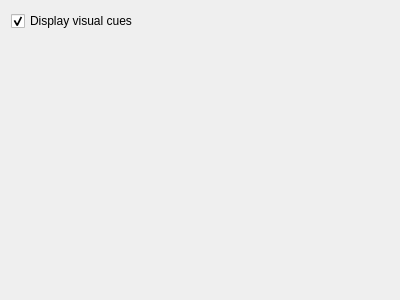
<?xml version="1.0" encoding="UTF-8"?>
<ui version="4.0">
 <class>NavigateSettingsWidget</class>
 <widget class="QWidget" name="NavigateSettingsWidget">
  <property name="geometry">
   <rect>
    <x>0</x>
    <y>0</y>
    <width>400</width>
    <height>300</height>
   </rect>
  </property>
  <property name="windowTitle">
   <string>Form</string>
  </property>
  <layout class="QVBoxLayout" name="verticalLayout">
   <item>
    <widget class="QCheckBox" name="eyeCandyCheckBox">
     <property name="accessibleDescription">
      <string extracomment="Should the navigate tool display visual cues about the action taking place?"/>
     </property>
     <property name="text">
      <string>Display visual cues</string>
     </property>
     <property name="checked">
      <bool>true</bool>
     </property>
    </widget>
   </item>
   <item>
    <spacer name="verticalSpacer">
     <property name="orientation">
      <enum>Qt::Vertical</enum>
     </property>
     <property name="sizeHint" stdset="0">
      <size>
       <width>20</width>
       <height>262</height>
      </size>
     </property>
    </spacer>
   </item>
  </layout>
 </widget>
 <resources/>
 <connections/>
</ui>
